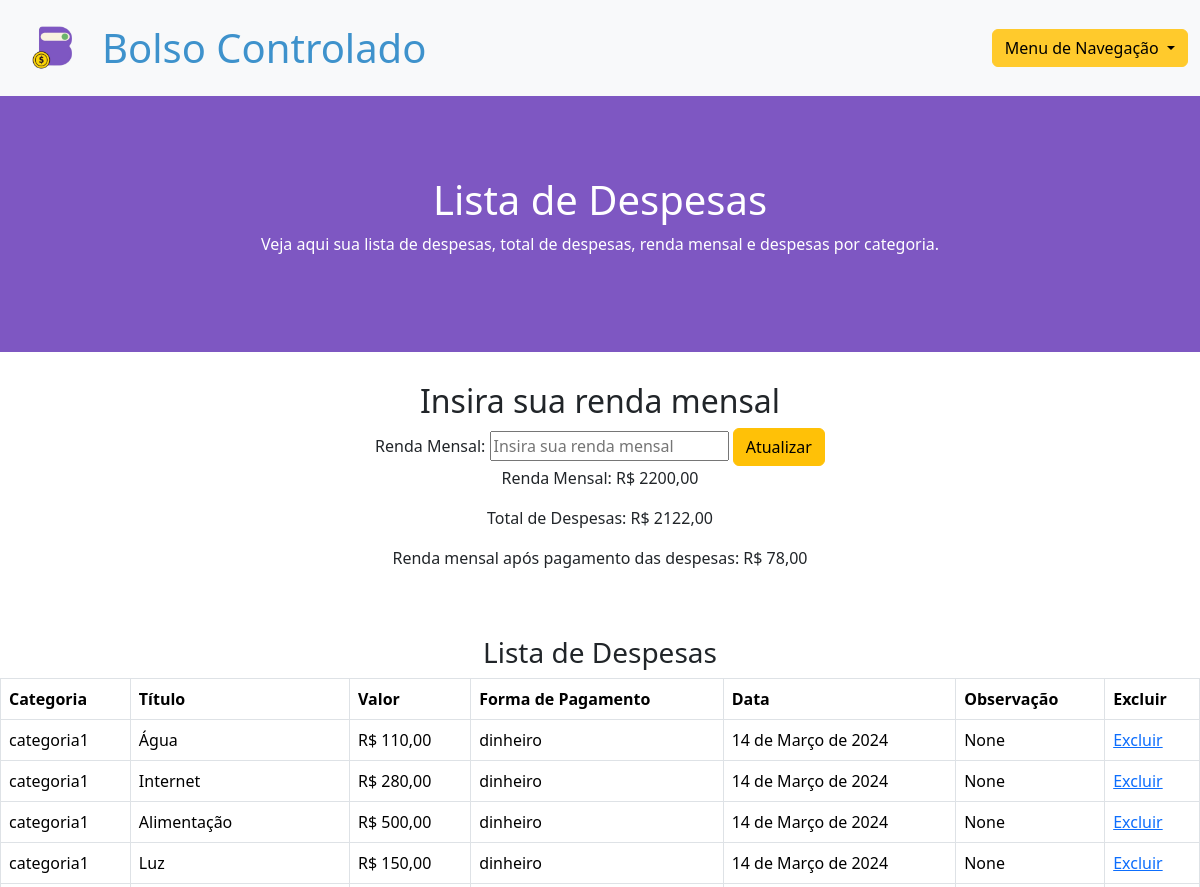
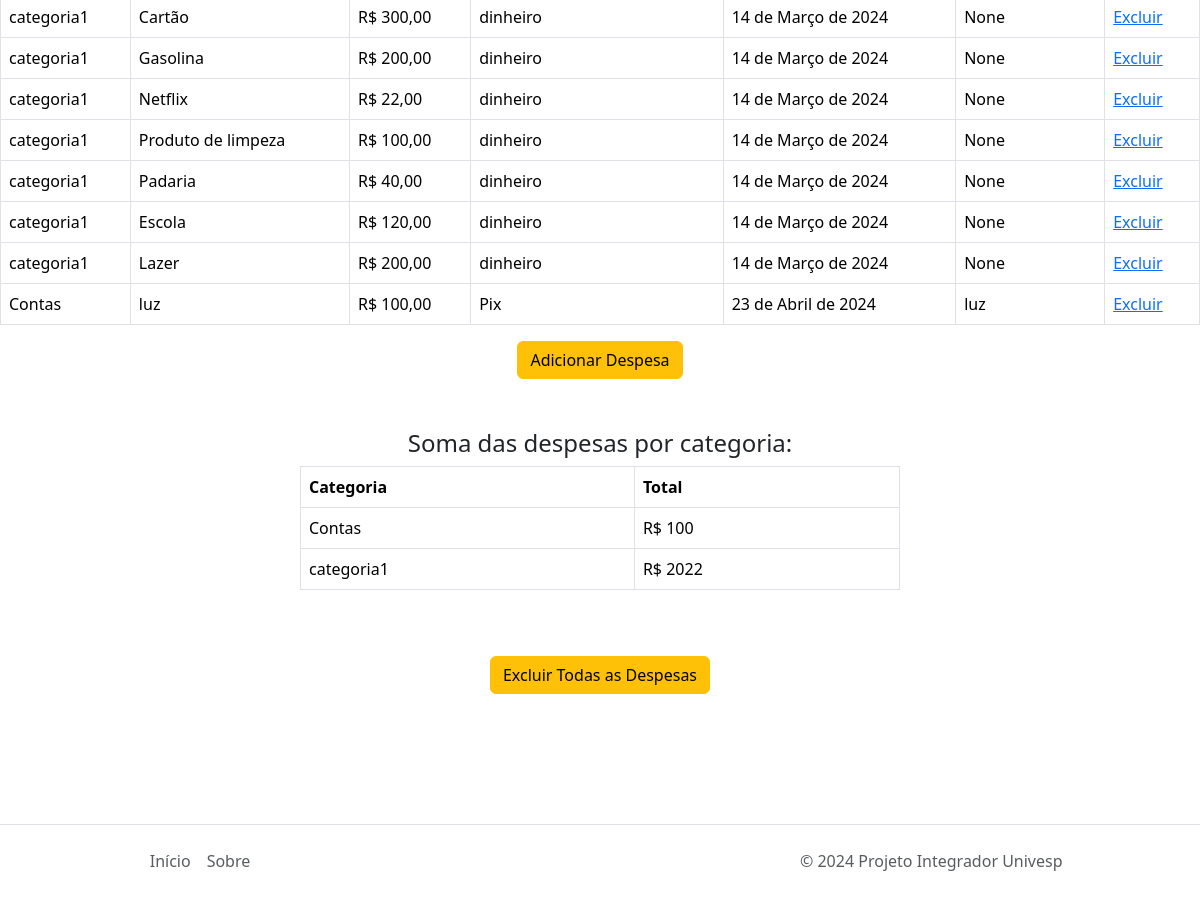
The app's page / (signed in) with its own data (2 pictures, top to bottom).
### expenses/models.py (models this page shows, shortened)
class UserProfile(models.Model):
    user = models.OneToOneField(User, on_delete=models.CASCADE)
    salary = models.DecimalField(max_digits=10, decimal_places=2, default=0)

class Expense(models.Model):
    expense_category = models.CharField(max_length=20, choices=CATEGORY_CHOICES, verbose_name='Categoria', default='categoria1')
    title = models.CharField(max_length=30, verbose_name='Título')
    amount = models.DecimalField(max_digits=10, decimal_places=2, verbose_name='Valor')
    date = models.DateField(verbose_name='Data')
    user = models.ForeignKey(User, on_delete=models.CASCADE)
    payment_method = models.CharField(max_length=20, choices=PAYMENT_CHOICES, verbose_name='Forma de Pagamento')
    observation = models.TextField(blank=True, verbose_name='Observação', max_length=60)
    class Meta:
        verbose_name = 'Despesa'
        verbose_name_plural = 'Despesas'

### expenses/views.py (the view, shortened to what this page needs)
# urls.py: path('', expense_list, name='expense_list'),
@login_required
def expense_list(request):
    expenses = Expense.objects.filter(user=request.user)
    total_expenses = expenses.aggregate(total=Sum('amount'))['total'] or 0
    total_expenses = round(total_expenses, 2)
    salary = UserProfile.objects.get(user=request.user).salary if UserProfile.objects.filter(user=request.user).exists() else None
    difference = salary - total_expenses if salary is not None else None
    expenses_by_category = Expense.objects.filter(user=request.user).values('expense_category').annotate(total_amount=Sum('amount'))
    return render(request, 'expenses/expense_list.html', {'expenses': expenses, 'total_expenses': total_expenses, 'salary': salary, 'difference': difference, 'expenses_by_category': expenses_by_category})

### expenses/templates/expenses/expense_list.html (shortened to what this page needs)
{% load static %}
<!DOCTYPE html>
<html lang="pt-br">
<head>
    <link href="https://cdn.jsdelivr.net/npm/bootstrap@5.3.3/dist/css/bootstrap.min.css" rel="stylesheet">
</head>
<body>
<nav class="navbar navbar-expand-lg bg-body-tertiary">
    <div class="container-fluid">
        <div style="display: flex; align-items: center;">
            <img id="logo-img" src="{% static 'img/bolso-controlado-img.png'%}" alt="logo">
            <div id="logo-letras" class="display-6" style="margin-left: 10px;"><strong>Bolso Controlado</strong></div>
        </div>
    <div class="dropdown">
        <button class="btn btn-secondary dropdown-toggle" style="color: black; background-color: #FFCA2C; border-color: #FFCA2C;" type="button" data-bs-toggle="dropdown" aria-expanded="false">
          Menu de Navegação
        </button>
      </div>
    </div>
  </nav>
<div id="banner">
    <h1 id="cor-letra-banner">Lista de Despesas</h1>
    <p id="cor-letra-banner">Veja aqui sua lista de despesas, total de despesas, renda mensal e despesas por categoria.</p>
</div>
<div class="text-center" style="padding-top: 30px;">
    <h2>Insira sua renda mensal</h2>
    <form action="{% url 'expense_list' %}" method="post">
        <label for="salary">Renda Mensal:</label>
        <input type="text" id="salary" name="salary" placeholder="Insira sua renda mensal">
        <button class="btn btn-warning" type="submit">Atualizar</button>
    </form>
    {% if salary %}
    <p>Renda Mensal: R$ {{ salary }}</p>
    {% endif %}
    <p>Total de Despesas: R$ {{ total_expenses }}</p>
    {% if difference is not None %}
    <p>Renda mensal após pagamento das despesas: R$ {{ difference }}</p>
    {% endif %}
</div>
<h3 class="text-center" style="padding-top: 50px;">Lista de Despesas</h3>
<div class="table-responsive">
    <table class="table table-bordered">
        <thead>
            <tr>
                <th scope="col">Categoria</th>
                <th scope="col">Título</th>
                <th scope="col">Valor</th>
                <th scope="col">Forma de Pagamento</th>
                <th scope="col">Data</th>
                <th scope="col">Observação</th>
                <th scope="col">Excluir</th>
            </tr>
        </thead>
        <tbody>
            {% for expense in expenses %}
            <tr>
                <td>{{ expense.expense_category }}</td>
                <td>{{ expense.title }}</td>
                <td>R$ {{ expense.amount }}</td>
                <td>{{ expense.payment_method }}</td>
                <td>{{ expense.date }}</td>
                <td>{{ expense.observation }}</td>
                <td><a href="{% url 'delete_expense' expense.id %}">Excluir</a></td>
            </tr>
            {% endfor %}
        </tbody>
    </table>
</div>
<div class="text-center">
    <button class="btn btn-warning" onclick="window.location.href='{% url 'add_expense' %}'">Adicionar Despesa</button>
</div>
<div>
    <div class="col-6 mx-auto">
        <h4 class="text-center" style="padding-top: 50px;">Soma das despesas por categoria:</h4>
        <div class="table-responsive">
            <table class="table table-bordered">
                <thead>
                    <tr>
                        <th scope="col">Categoria</th>
                        <th scope="col">Total</th>
                    </tr>
                </thead>
                <tbody>
                    {% for category in expenses_by_category %}
                    <tr>
                        <td>{{ category.expense_category }}</td>
                        <td>R$ {{ category.total_amount }}</td>
                    </tr>
                    {% endfor %}
                </tbody>
            </table>
        </div>
    </div>
</div>
<div class="text-center" style="margin-top: 50px;">
    <form action="{% url 'confirm_delete_expenses' %}" method="post">
        <button class="btn btn-warning" type="submit">Excluir Todas as Despesas</button>
    </form>
</div>
<footer class="d-flex flex-wrap justify-content-between align-items-center py-3 border-top" style="margin-top: 130px;">
    <ul class="nav col-md-4 justify-content-center">
        <li class="nav-item"><a href="#" class="nav-link px-2 text-muted">Início</a></li>
        <li class="nav-item"><a href="{% url 'about' %}" class="nav-link px-2 text-muted">Sobre</a></li>
    </ul>
    <p class="col-md-4 mb-0 text-muted">© 2024 Projeto Integrador Univesp</p>
</footer>
</body>
</html>

### expenses/templates/expenses/expense_list.html (style rules this page uses)
:root { --obs: red; --letras-nav-bar-preto: #000000; --fundo-banner: #7E57C2; --letras-banner: #ffffff; --letras-nav-bar-azul: #3E92CC; --cor-input: #cfcfcfcf; }
#logo-letras { color: var(--letras-nav-bar-azul); }
#logo-img { width: 5rem; height: 5rem; }
#banner { background-color: var(--fundo-banner); padding: 5rem; padding-bottom: 5rem; text-align: center; }
#cor-letra-banner { color: var(--letras-banner); }

### records on screen
UserProfile: salary "2200,00"
Expense: expense_category "categoria1", title "Água", amount "110,00", payment_method "dinheiro", date "14 de Março de 2024", observation "None"
Expense: expense_category "categoria1", title "Internet", amount "280,00", payment_method "dinheiro", date "14 de Março de 2024", observation "None"
Expense: expense_category "categoria1", title "Alimentação", amount "500,00", payment_method "dinheiro", date "14 de Março de 2024", observation "None"
Expense: expense_category "categoria1", title "Luz", amount "150,00", payment_method "dinheiro", date "14 de Março de 2024", observation "None"
Expense: expense_category "categoria1", title "Cartão", amount "300,00", payment_method "dinheiro", date "14 de Março de 2024", observation "None"
Expense: expense_category "categoria1", title "Gasolina", amount "200,00", payment_method "dinheiro", date "14 de Março de 2024", observation "None"
Expense: expense_category "categoria1", title "Netflix", amount "22,00", payment_method "dinheiro", date "14 de Março de 2024", observation "None"
Expense: expense_category "categoria1", title "Produto de limpeza", amount "100,00", payment_method "dinheiro", date "14 de Março de 2024", observation "None"
Expense: expense_category "categoria1", title "Padaria", amount "40,00", payment_method "dinheiro", date "14 de Março de 2024", observation "None"
Expense: expense_category "categoria1", title "Escola", amount "120,00", payment_method "dinheiro", date "14 de Março de 2024", observation "None"
Expense: expense_category "categoria1", title "Lazer", amount "200,00", payment_method "dinheiro", date "14 de Março de 2024", observation "None"
Expense: expense_category "Contas", title "luz", amount "100,00", payment_method "Pix", date "23 de Abril de 2024", observation "luz", total_amount "100"

### other values on screen
{{ total_expenses }} "2122,00"
{{ difference }} "78,00"
{{ category.expense_category }} "categoria1"
{{ category.total_amount }} "2022"
